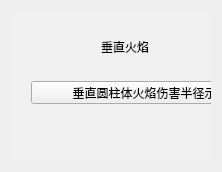
      <widget class="QWidget" name="tab_5">
       <attribute name="title">
        <string>伤害范围</string>
       </attribute>
       <layout class="QHBoxLayout" name="horizontalLayout_2">
        <item>
         <widget class="QWidget" name="widget_5" native="true">
          <property name="minimumSize">
           <size>
            <width>200</width>
            <height>150</height>
           </size>
          </property>
          <property name="styleSheet">
           <string notr="true">background-color: rgb(240, 240, 240);</string>
          </property>
          <widget class="QPushButton" name="pushButton_14">
           <property name="geometry">
            <rect>
             <x>20</x>
             <y>70</y>
             <width>251</width>
             <height>23</height>
            </rect>
           </property>
           <property name="text">
            <string>垂直圆柱体火焰伤害半径示意图</string>
           </property>
          </widget>
          <widget class="QPushButton" name="pushButton_4">
           <property name="geometry">
            <rect>
             <x>440</x>
             <y>110</y>
             <width>251</width>
             <height>23</height>
            </rect>
           </property>
           <property name="text">
            <string>以火焰为中心的伤害范围示意图</string>
           </property>
          </widget>
          <widget class="QWidget" name="widget_6" native="true">
           <property name="geometry">
            <rect>
             <x>280</x>
             <y>20</y>
             <width>141</width>
             <height>201</height>
            </rect>
           </property>
           <property name="styleSheet">
            <string notr="true">background-color: rgb(203, 203, 203);</string>
           </property>
           <widget class="QLabel" name="label_33">
            <property name="geometry">
             <rect>
              <x>15</x>
              <y>30</y>
              <width>59</width>
              <height>16</height>
             </rect>
            </property>
            <property name="styleSheet">
             <string notr="true">font: 10pt &quot;Arial&quot;;</string>
            </property>
            <property name="text">
             <string>辐射阈值1</string>
            </property>
           </widget>
           <widget class="QLabel" name="label_34">
            <property name="geometry">
             <rect>
              <x>15</x>
              <y>56</y>
              <width>59</width>
              <height>16</height>
             </rect>
            </property>
            <property name="styleSheet">
             <string notr="true">font: 10pt &quot;Arial&quot;;</string>
            </property>
            <property name="text">
             <string>辐射阈值2</string>
            </property>
           </widget>
           <widget class="QLabel" name="label_35">
            <property name="geometry">
             <rect>
              <x>15</x>
              <y>108</y>
              <width>59</width>
              <height>16</height>
             </rect>
            </property>
            <property name="styleSheet">
             <string notr="true">font: 10pt &quot;Arial&quot;;</string>
            </property>
            <property name="text">
             <string>辐射阈值4</string>
            </property>
           </widget>
           <widget class="QLabel" name="label_36">
            <property name="geometry">
             <rect>
              <x>15</x>
              <y>82</y>
              <width>59</width>
              <height>16</height>
             </rect>
            </property>
            <property name="styleSheet">
             <string notr="true">font: 10pt &quot;Arial&quot;;</string>
            </property>
            <property name="text">
             <string>辐射阈值3</string>
            </property>
           </widget>
           <widget class="QLabel" name="label_37">
            <property name="geometry">
             <rect>
              <x>15</x>
              <y>134</y>
              <width>59</width>
              <height>16</height>
             </rect>
            </property>
            <property name="styleSheet">
             <string notr="true">font: 10pt &quot;Arial&quot;;</string>
            </property>
            <property name="text">
             <string>辐射阈值5</string>
            </property>
           </widget>
           <widget class="QLineEdit" name="lineEdit_15">
            <property name="geometry">
             <rect>
              <x>80</x>
              <y>30</y>
              <width>48</width>
              <height>20</height>
             </rect>
            </property>
            <property name="styleSheet">
             <string notr="true">background-color: rgb(255, 255, 255);</string>
            </property>
           </widget>
           <widget class="QLineEdit" name="lineEdit_16">
            <property name="geometry">
             <rect>
              <x>80</x>
              <y>56</y>
              <width>48</width>
              <height>20</height>
             </rect>
            </property>
            <property name="styleSheet">
             <string notr="true">background-color: rgb(255, 255, 255);</string>
            </property>
           </widget>
           <widget class="QLineEdit" name="lineEdit_20">
            <property name="geometry">
             <rect>
              <x>80</x>
              <y>82</y>
              <width>48</width>
              <height>20</height>
             </rect>
            </property>
            <property name="styleSheet">
             <string notr="true">background-color: rgb(255, 255, 255);</string>
            </property>
           </widget>
           <widget class="QLineEdit" name="lineEdit_21">
            <property name="geometry">
             <rect>
              <x>80</x>
              <y>108</y>
              <width>48</width>
              <height>20</height>
             </rect>
            </property>
            <property name="styleSheet">
             <string notr="true">background-color: rgb(255, 255, 255);</string>
            </property>
           </widget>
           <widget class="QLineEdit" name="lineEdit_22">
            <property name="geometry">
             <rect>
              <x>80</x>
              <y>134</y>
              <width>48</width>
              <height>20</height>
             </rect>
            </property>
            <property name="styleSheet">
             <string notr="true">background-color: rgb(255, 255, 255);</string>
            </property>
           </widget>
           <widget class="QLabel" name="label_44">
            <property name="geometry">
             <rect>
              <x>70</x>
              <y>10</y>
              <width>59</width>
              <height>16</height>
             </rect>
            </property>
            <property name="styleSheet">
             <string notr="true">font: 10pt &quot;Arial&quot;;</string>
            </property>
            <property name="text">
             <string>W/m^2</string>
            </property>
           </widget>
           <widget class="QPushButton" name="pushButton_20">
            <property name="geometry">
             <rect>
              <x>50</x>
              <y>170</y>
              <width>75</width>
              <height>23</height>
             </rect>
            </property>
            <property name="text">
             <string>提交</string>
            </property>
           </widget>
          </widget>
          <widget class="QFrame" name="frame">
           <property name="geometry">
            <rect>
             <x>760</x>
             <y>40</y>
             <width>131</width>
             <height>101</height>
            </rect>
           </property>
           <property name="styleSheet">
            <string notr="true">background-color: rgb(203, 203, 203);</string>
           </property>
           <property name="frameShape">
            <enum>QFrame::StyledPanel</enum>
           </property>
           <property name="frameShadow">
            <enum>QFrame::Raised</enum>
           </property>
           <widget class="QLabel" name="label_30">
            <property name="geometry">
             <rect>
              <x>10</x>
              <y>0</y>
              <width>121</width>
              <height>91</height>
             </rect>
            </property>
            <property name="text">
             <string>a点,沿火焰倾斜方向
b点,沿火焰倾斜反方向
c点,垂直火焰倾斜方向</string>
            </property>
           </widget>
          </widget>
          <widget class="QLabel" name="label_32">
           <property name="geometry">
            <rect>
             <x>90</x>
             <y>20</y>
             <width>81</width>
             <height>31</height>
            </rect>
           </property>
           <property name="styleSheet">
            <string notr="true">font: 14pt &quot;Agency FB&quot;;</string>
           </property>
           <property name="text">
            <string>垂直火焰</string>
           </property>
          </widget>
          <widget class="QLabel" name="label_39">
           <property name="geometry">
            <rect>
             <x>520</x>
             <y>20</y>
             <width>81</width>
             <height>31</height>
            </rect>
           </property>
           <property name="styleSheet">
            <string notr="true">font: 14pt &quot;Agency FB&quot;;</string>
           </property>
           <property name="text">
            <string>倾斜火焰</string>
           </property>
          </widget>
          <widget class="QLineEdit" name="lineEdit_7">
           <property name="geometry">
            <rect>
             <x>440</x>
             <y>70</y>
             <width>51</width>
             <height>20</height>
            </rect>
           </property>
           <property name="styleSheet">
            <string notr="true">background-color: rgb(255, 255, 255);</string>
           </property>
          </widget>
          <widget class="QPushButton" name="pushButton_13">
           <property name="geometry">
            <rect>
             <x>500</x>
             <y>70</y>
             <width>191</width>
             <height>23</height>
            </rect>
           </property>
           <property name="text">
            <string>添加热流值参数</string>
           </property>
          </widget>
         </widget>
        </item>
       </layout>
      </widget>
